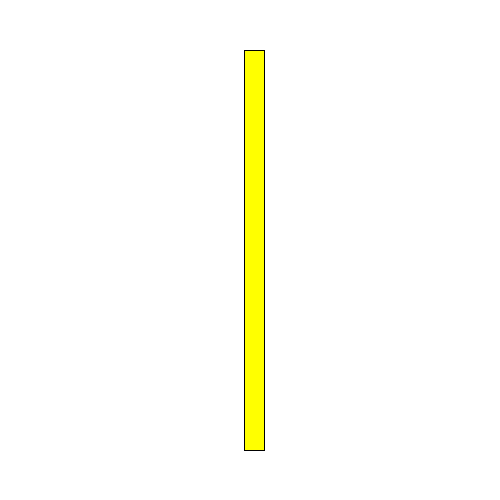
Frame 1 (no input)
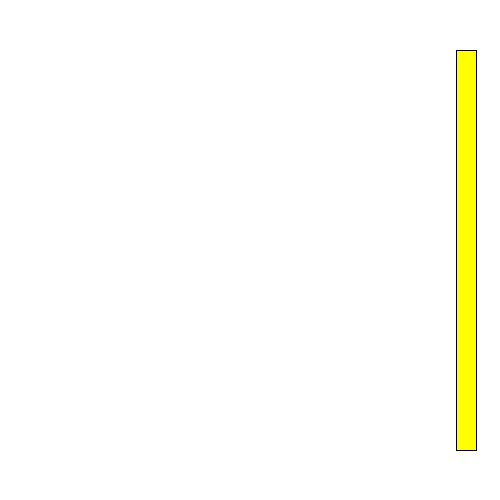
Frame 60 (the mouse pressed at the canvas centre just before this capture)
Frame 120 (the mouse held since frame 60 and released just before this capture): identical to frame 60, image omitted

The Processing sketch that drew these frames (run headless with seeded random() and noise(); from frame 60 on, the mouse is pressed at the canvas centre):

// Processing sketch: sketch_15__Animazione_con_sin_e_tan
// ── sketch_15__Animazione_con_sin_e_tan.pde
/*
    Workshop ISIA: Processing e il Generative Design per l'Editoria
    con / with Federico Pepe
    a cura di / curated by Valentina Rachiele
    per II anno Editoria / for 2nd year Publishing
    24-28 Marzo 2025

    Animazione con sin e tan
*/

float x = 0;
void setup() {
  size(500, 500);
  rectMode(CENTER);
  frameRate(30);
}

void draw() {
  background(255);
  fill(255, 255, 0);
  translate(width/2, height/2);
  // sin() > accetta un valore di angolo in radians
  // e restituisce un valore compreso tra -1 e 1
  x = map(sin(radians(frameCount)), -1, 1, -width/2, width/2);
  // -1 e 1 => -100 e 100
  //println(x);
  rect(x, 0, 20, height - 100);
}
